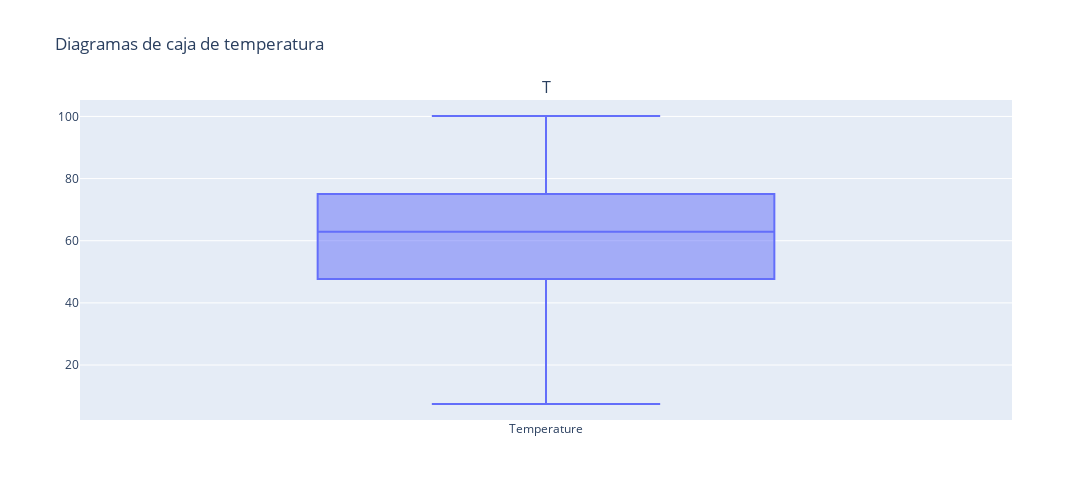

Notebook source saved alongside this figure:
### Code cell
fig = sp.make_subplots(rows=1, cols=1, subplot_titles=("Temperature"))
fig.add_trace(go.Box(y=df['Temperature'], name='Temperature'), row=1, col=1)
fig.update_layout(
    title_text="Diagramas de caja de temperatura",
    showlegend=False,
    height=500,
    width=1200
)
fig.show()

### Figure 1 — Plotly figure (JSON) as saved in the notebook; plotly's stock layout.template omitted (floating-point values rounded to 4 significant figures; data arrays with more than 128 entries replaced by an {"elided": "..."} marker saying what was removed)
{"data": [{"name": "Temperature", "type": "box", "xaxis": "x", "y": {"elided": "6398 float values"}, "yaxis": "y"}], "layout": {"annotations": [{"font": {"size": 16}, "showarrow": false, "text": "T", "x": 0.5, "xanchor": "center", "xref": "paper", "y": 1, "yanchor": "bottom", "yref": "paper"}], "height": 500, "showlegend": false, "title": {"text": "Diagramas de caja de temperatura"}, "width": 1200, "xaxis": {"anchor": "y", "domain": [0, 1]}, "yaxis": {"anchor": "x", "domain": [0, 1]}}}
